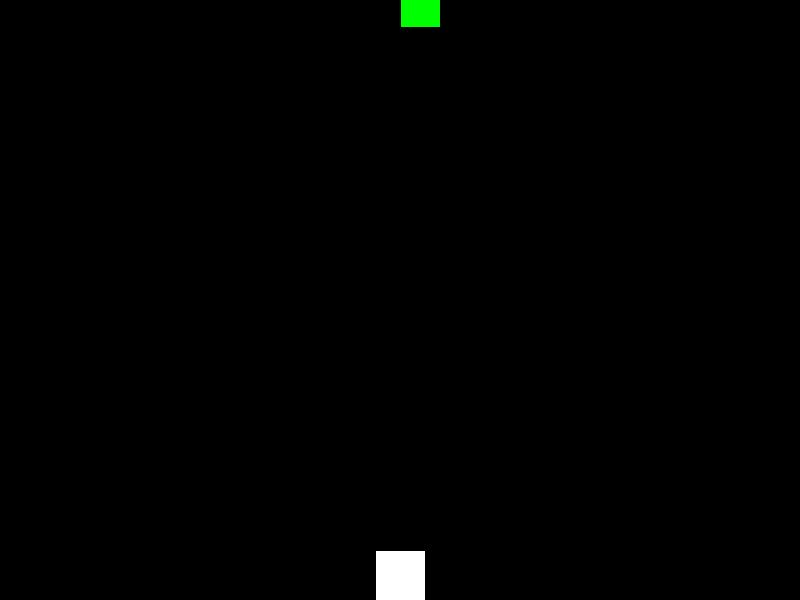
Frame 1 (no input)
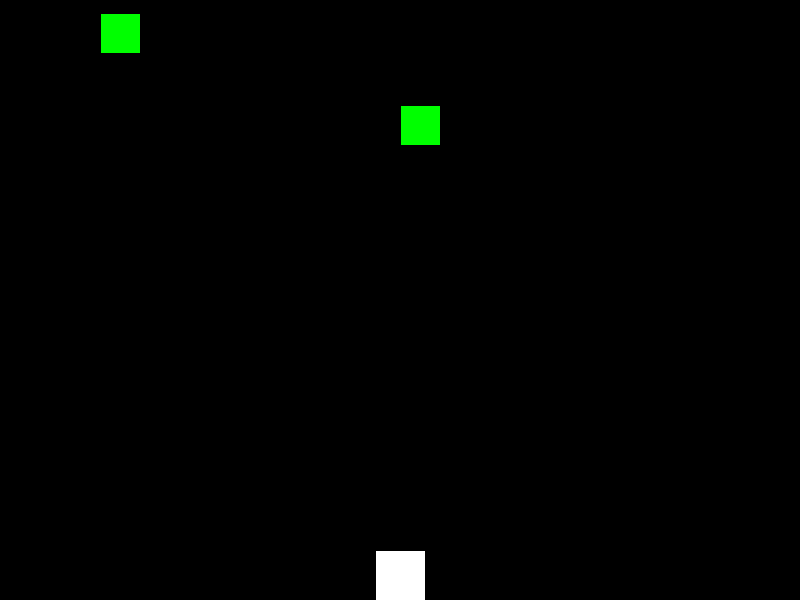
Frame 60 (the mouse pressed at the canvas centre just before this capture)
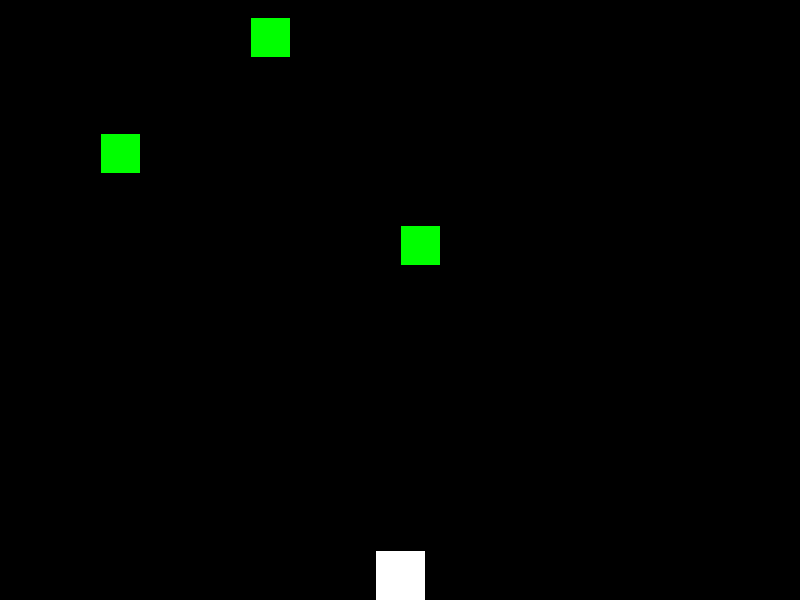
Frame 120 (the mouse held since frame 60 and released just before this capture)

The Processing sketch that drew these frames (run headless with seeded random() and noise(); from frame 60 on, the mouse is pressed at the canvas centre):

// Processing sketch: AV1_Jogo_Nave
// ── AV1_Jogo_Nave.pde
int LARGURA_JANELA = 800;
int ALTURA_JANELA = 600;
boolean moveEsquerda = false;
boolean moveDireita = false;
Nave nave;
Inimigo[] inimigos = new Inimigo[3];  

void settings() {
    size(LARGURA_JANELA, ALTURA_JANELA); 
}

void setup() {
    nave = new Nave();  

   
    for (int i = 0; i < inimigos.length; i++) {
        float xPosInimigo = i * 150 + 100;  
        float yPosInimigo = random(-300, 0);  
        inimigos[i] = new Inimigo(xPosInimigo, yPosInimigo);
    }
}

void draw() {
    background(0);  

    
    if (moveEsquerda) {
        nave.moverEsquerda();
    }
    if (moveDireita) {
        nave.moverDireita();
    }

   
    nave.atualizar();
    nave.display();

    
    for (int i = 0; i < inimigos.length; i++) {
        inimigos[i].mover();
        inimigos[i].display();

        
        if (nave.bala.colidiu(inimigos[i])) {
            println("Inimigo destruído!");
            nave.bala.removerProjetil(); 
            inimigos[i].yPos = -inimigos[i].altura;  
        }
    }
}

void keyPressed() {
    if (keyCode == LEFT) {
        moveEsquerda = true;  
    } else if (keyCode == RIGHT) {
        moveDireita = true;  
    } else if (key == ' ') {
        nave.atirar();  
    }
}

void keyReleased() {
    if (keyCode == LEFT) {
        moveEsquerda = false; 
    } else if (keyCode == RIGHT) {
        moveDireita = false;  
    }
}

class Bala {
    float xPos, yPos;
    int largura, altura;
    float ySpeed;
    boolean ativa;

    Bala() {
        this.xPos = -10;
        this.yPos = -10;
        this.largura = 10;
        this.altura = 10;
        this.ySpeed = 5.0;
        this.ativa = false;
    }

    void disparar(float x, float y) {
        if (!ativa) {
            this.xPos = x;
            this.yPos = y;
            this.ativa = true;
        }
    }

    void moverProjetil() {
        if (ativa) {
            this.yPos -= ySpeed;
            if (this.yPos <= 0) {
                removerProjetil();
            }
        }
    }

    void removerProjetil() {
        this.xPos = -10;
        this.yPos = -10;
        this.ativa = false;
    }

    void display() {
        if (ativa) {
            fill(255, 0, 0);  
            ellipse(xPos, yPos, largura, altura);  
        }
    }

    boolean colidiu(Inimigo inimigo) {
        if (ativa) {
            
            float distancia = dist(xPos, yPos, inimigo.xPos + inimigo.largura / 2, inimigo.yPos + inimigo.altura / 2);
            if (distancia < (largura / 2 + inimigo.largura / 2)) {
                return true;
            }
        }
        return false;
    }
}

class Nave {
    float xPos, yPos;
    int largura, altura;
    float xSpeed;
    Bala bala;

    Nave() {
        this.largura = 50;
        this.altura = 50;
        this.xSpeed = 12.0f;
        this.xPos = (LARGURA_JANELA - largura) / 2;
        this.yPos = ALTURA_JANELA - altura;
        this.bala = new Bala();
    }

    void moverEsquerda() {
        if (xPos > 0) {
            xPos -= xSpeed;
        }
    }

    void moverDireita() {
        if (xPos < LARGURA_JANELA - largura) {
            xPos += xSpeed;
        }
    }

    void atirar() {
        if (!bala.ativa) {
            bala.disparar(xPos + largura / 2, yPos);
        }
    }

    void display() {
        fill(255);  
        rect(xPos, yPos, largura, altura); 
        bala.display();  
    }

    void atualizar() {
        bala.moverProjetil(); 
    }
}

class Inimigo {
    float xPos, yPos;
    int largura, altura;
    float ySpeed;

    Inimigo(float x, float y) {
        this.xPos = x;
        this.yPos = y;
        this.largura = 40;
        this.altura = 40;
        this.ySpeed = 2.0f;
    }

    void mover() {
        yPos += ySpeed;  
        if (yPos > ALTURA_JANELA) {
            yPos = -altura;  
        }
    }

    void display() {
        fill(0, 255, 0);  
        rect(xPos, yPos, largura, altura);  
    }
}
